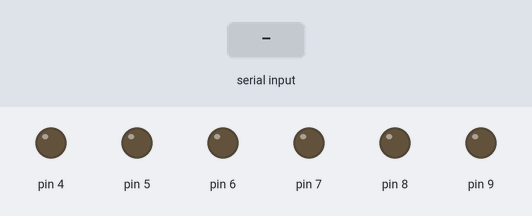
This sketch was run on a simulated Arduino Uno, built with avr-gcc and run on an emulated ATmega328P. On the bench: output pins drawn as LEDs (lit = HIGH). The inputs (shaded band) are chosen by the test bench.

Above: at 1.2 s.
1.3 s: "*alphabet A" received over the second serial link
At 2.9 s:
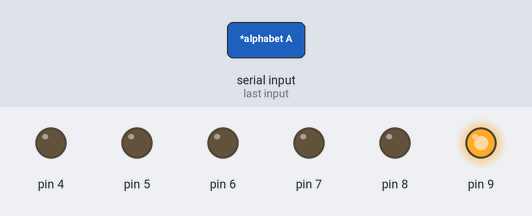
3.9 s: "*alphabet B" received over the second serial link
At 6.1 s:
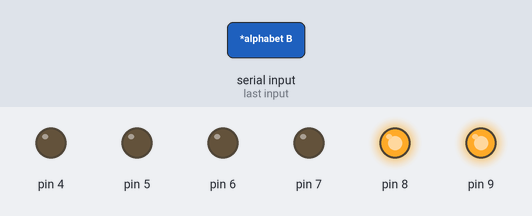
6.5 s: "*alphabet C" received over the second serial link
At 8.1 s:
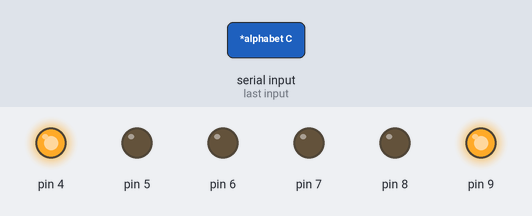
9.1 s: "*alphabet D" received over the second serial link
At 11.2 s:
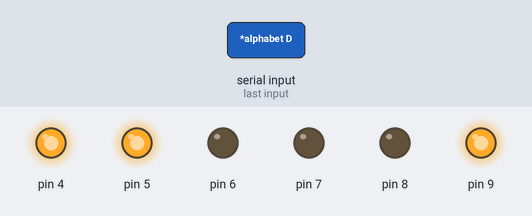
11.7 s: "*alphabet a" received over the second serial link
At 13.2 s:
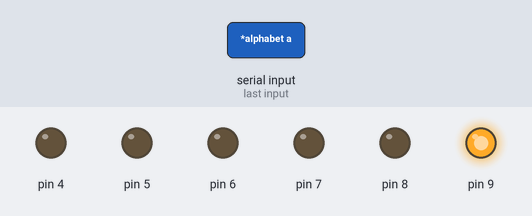
14.3 s: "*alphabet b" received over the second serial link
At 16.4 s:
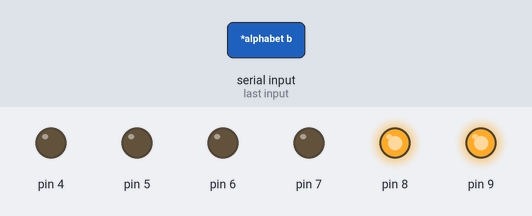
Timing chart, 0 to 17.9 s (numbered marks = the images above; inputs shaded):
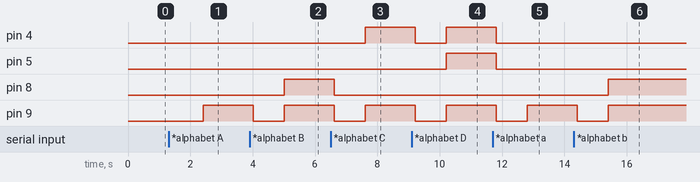

Measured:
- after the input at 1.3 s, pin 9: LOW → HIGH after 1.1 s
- after the input at 3.9 s, pin 8: LOW → HIGH after 1.1 s; pin 9: HIGH → LOW after 0.11 s, → HIGH 1.0 s later
- after the input at 6.5 s, pin 4: LOW → HIGH after 1.1 s; pin 8: HIGH → LOW after 0.11 s; pin 9: HIGH → LOW after 0.11 s, → HIGH 1.0 s later
- after the input at 9.1 s, pin 4, pin 9: HIGH → LOW after 0.11 s, → HIGH 1.0 s later; pin 5: LOW → HIGH after 1.1 s
- after the input at 11.7 s, pin 4, pin 5: HIGH → LOW after 0.11 s; pin 9: HIGH → LOW after 0.11 s, → HIGH 1.0 s later
- after the input at 14.3 s, pin 8: LOW → HIGH after 1.1 s; pin 9: HIGH → LOW after 0.11 s, → HIGH 1.0 s later

The sketch:

search_mode.ino
```cpp
String voice;
#include <SoftwareSerial.h>
SoftwareSerial BT(2, 3); //TX, RX respetively
void setup() {
  // initialize digital pin LED_BUILTIN as an output.
  pinMode(4, OUTPUT);
  pinMode(5, OUTPUT);
  pinMode(6, OUTPUT);
  pinMode(7, OUTPUT);
  pinMode(8, OUTPUT);
  pinMode(9, OUTPUT);
  Serial.begin(9600);
  BT.begin(9600);
}

// the loop function runs over and over again forever
void loop()
{
  while (BT.available())
 { //Check if there is an available byte to read
     delay(10); //Delay added to make thing stable
    char c = BT.read(); //Conduct a serial read
    if (c == '#') {break;} //Exit the loop when the # is detected after the word
    voice += c; //Shorthand for voice = voice + c
  }
  if (voice.length() > 0){
    if ((voice == "*alphabet A")||(voice == "*alphabet a")){
      led_off();
      digitalWrite(9,HIGH);
      }
    else if ((voice == "*alphabet B")||(voice == "*alphabet b")){
      led_off();
      digitalWrite(9,HIGH);
      digitalWrite(8,HIGH);
      }
    else if ((voice == "*alphabet C")||(voice == "*alphabet c")){
      led_off();
      digitalWrite(9,HIGH);
      digitalWrite(4,HIGH);
      }
    else if ((voice == "*alphabet D")||(voice == "*alphabet d")){
      led_off();
      digitalWrite(9,HIGH);
      digitalWrite(4,HIGH);
      digitalWrite(5,HIGH);
      }
    else if ((voice == "*alphabet E")||(voice == "*alphabet e")){
      led_off();
      digitalWrite(9,HIGH);
      digitalWrite(5,HIGH);
      }
  voice=""; //Reset the variable after initiating
  }
}
void led_off()
{
digitalWrite(4,LOW);
digitalWrite(5,LOW);
digitalWrite(6,LOW);
digitalWrite(7,LOW);
digitalWrite(8,LOW);
digitalWrite(9,LOW);
delay(1000);
}
```
